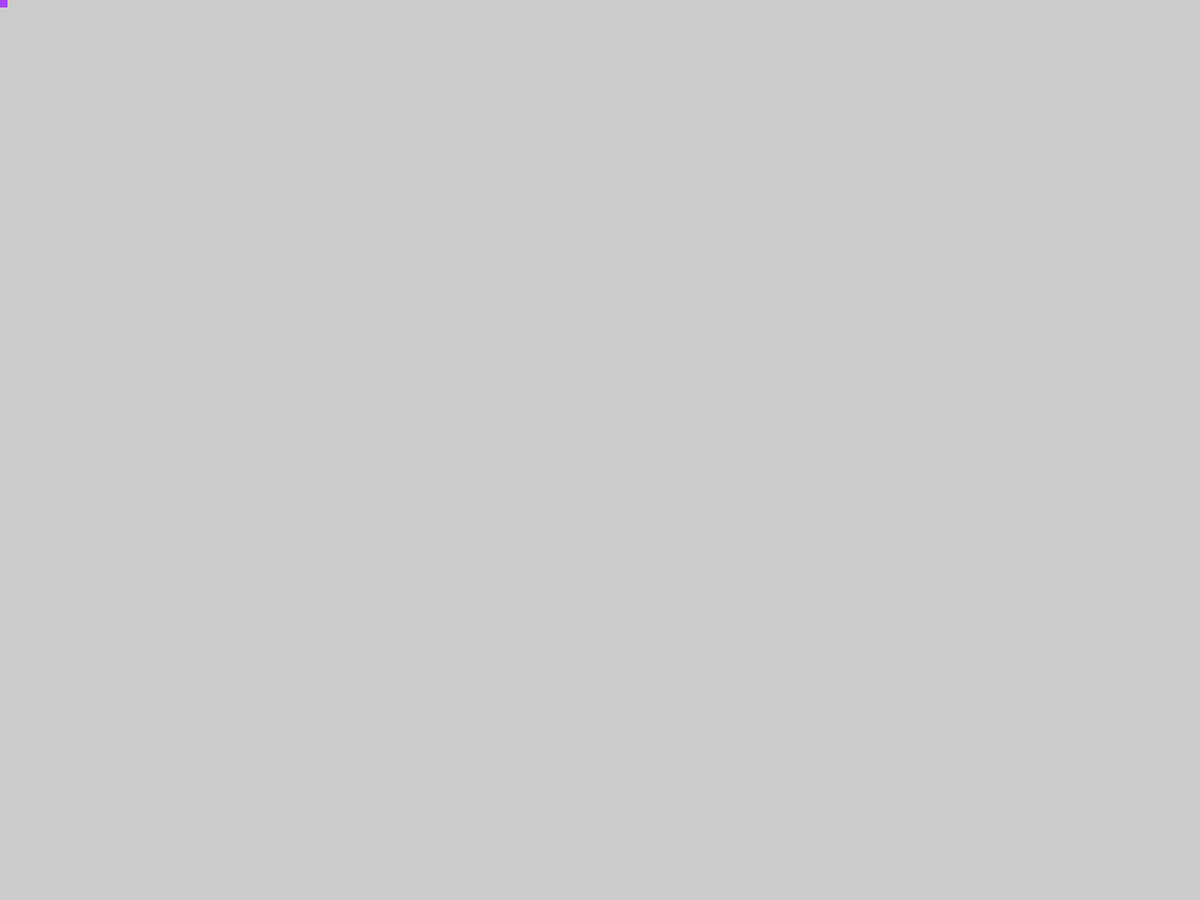
Frame 1 (no input)
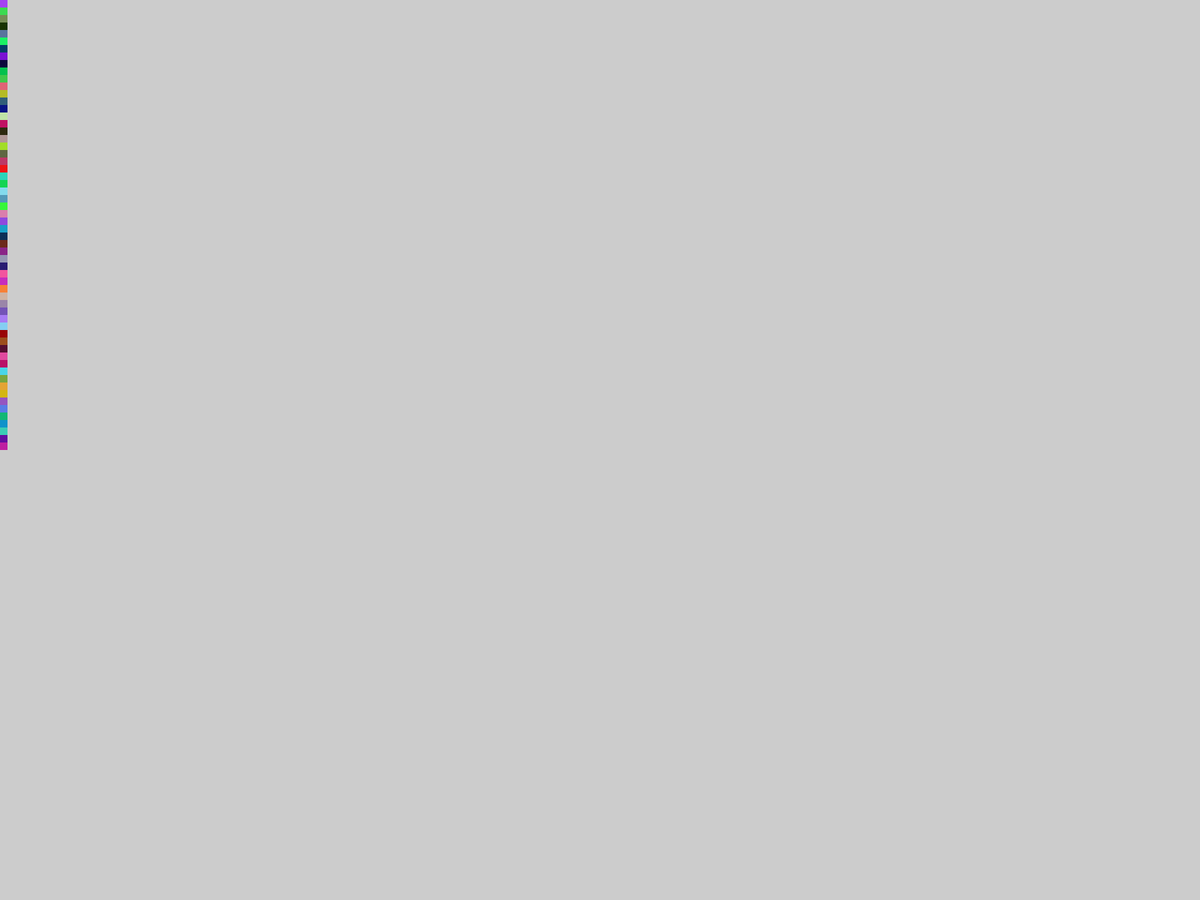
Frame 60 (the mouse pressed at the canvas centre just before this capture)
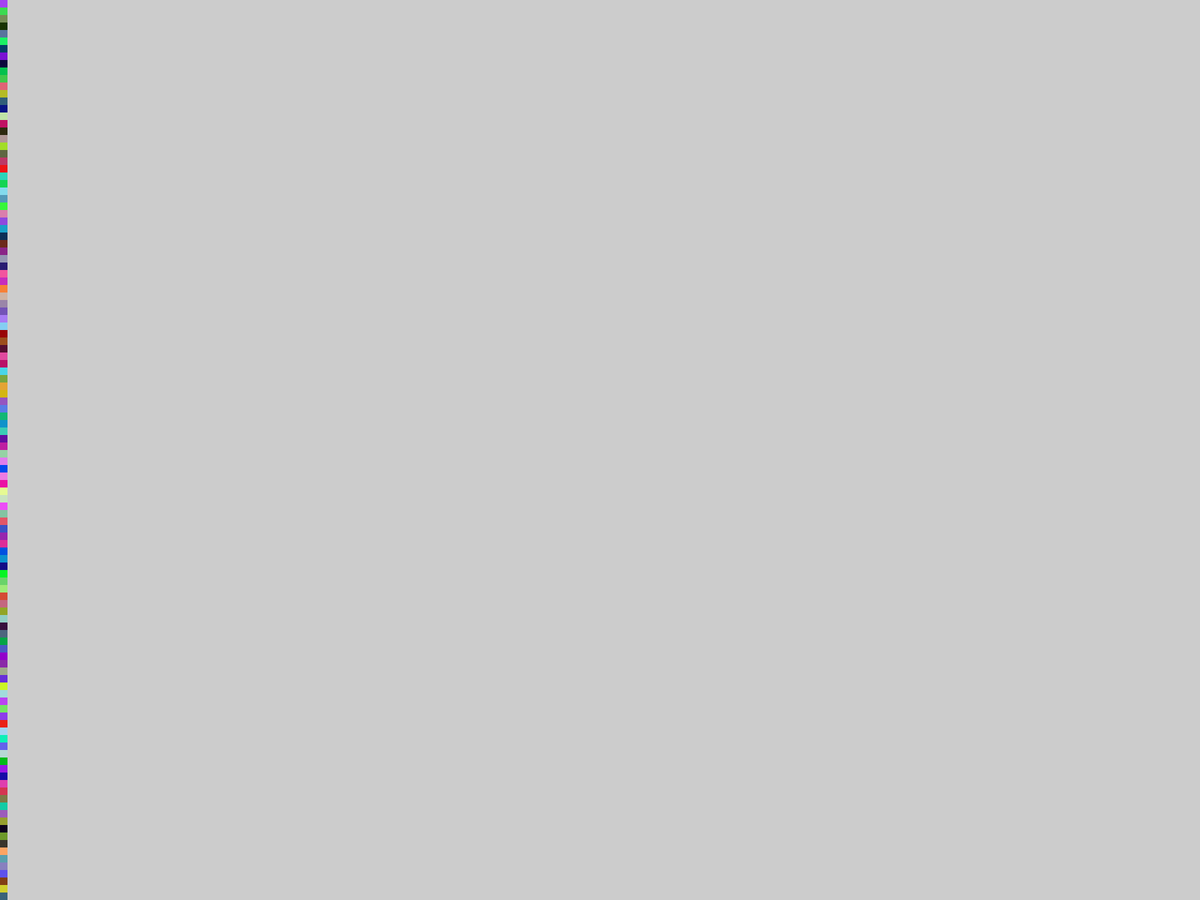
Frame 120 (the mouse held since frame 60 and released just before this capture)

The Processing sketch that drew these frames (run headless with seeded random() and noise(); from frame 60 on, the mouse is pressed at the canvas centre):

// Processing sketch: rainbow
// ── rainbow.pde
void setup() {
  fullScreen();
  frameRate(1000);
}
int y=0;
int x=0;
int sc=10;
void draw() {
  smooth();
  noStroke();
  if (x!=(width/sc))
  {
    if ((y!=height/sc))
    {

      fill(random(255), random(255), random(255));
      square(x*sc, y*sc, sc);
      y++;
    }
    if(y%(height/sc)==0)
    {
    x++;
    y=0;
    }
  }
  else{y=0;x=0;}
}
